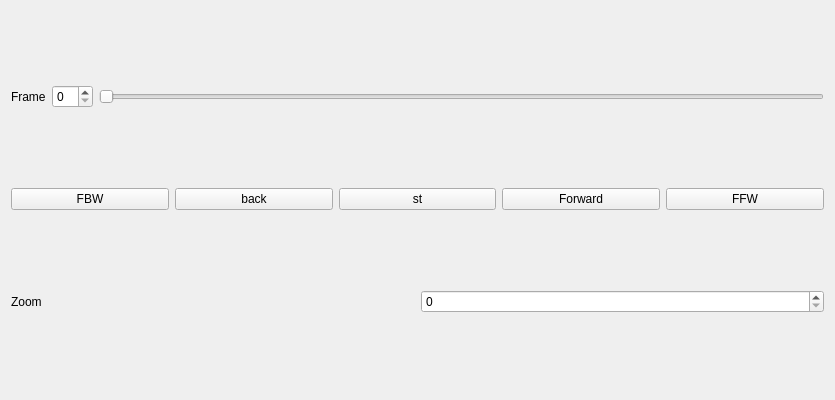
<?xml version="1.0" encoding="UTF-8"?>
<ui version="4.0">
 <class>AdvancedVideoControls</class>
 <widget class="QWidget" name="AdvancedVideoControls">
  <property name="geometry">
   <rect>
    <x>0</x>
    <y>0</y>
    <width>835</width>
    <height>400</height>
   </rect>
  </property>
  <property name="windowTitle">
   <string>Form</string>
  </property>
  <layout class="QVBoxLayout" name="verticalLayout">
   <item>
    <layout class="QHBoxLayout" name="horizontalLayout">
     <item>
      <widget class="QLabel" name="label">
       <property name="text">
        <string>Frame</string>
       </property>
      </widget>
     </item>
     <item>
      <widget class="QSpinBox" name="_frameSpinBox"/>
     </item>
     <item>
      <widget class="QSlider" name="_frameSlider">
       <property name="orientation">
        <enum>Qt::Horizontal</enum>
       </property>
      </widget>
     </item>
    </layout>
   </item>
   <item>
    <layout class="QHBoxLayout" name="horizontalLayout_2">
     <item>
      <widget class="QPushButton" name="_firstFrameButton">
       <property name="text">
        <string>FBW</string>
       </property>
      </widget>
     </item>
     <item>
      <widget class="QPushButton" name="_reverseButton">
       <property name="text">
        <string>back</string>
       </property>
      </widget>
     </item>
     <item>
      <widget class="QPushButton" name="pushButton_5">
       <property name="text">
        <string>st</string>
       </property>
      </widget>
     </item>
     <item>
      <widget class="QPushButton" name="_forwardButton">
       <property name="text">
        <string>Forward</string>
       </property>
      </widget>
     </item>
     <item>
      <widget class="QPushButton" name="_lastFrameButton">
       <property name="text">
        <string>FFW</string>
       </property>
      </widget>
     </item>
    </layout>
   </item>
   <item>
    <layout class="QHBoxLayout" name="horizontalLayout_3">
     <item>
      <widget class="QLabel" name="label_3">
       <property name="text">
        <string>Zoom</string>
       </property>
      </widget>
     </item>
     <item>
      <widget class="QSpinBox" name="_zoomSpinBox"/>
     </item>
    </layout>
   </item>
  </layout>
 </widget>
 <resources/>
 <connections/>
</ui>
